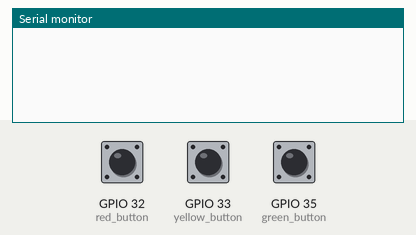
Simulated run of this sketch. Board: ESP32. Shown: the last lines printed to the serial monitor. The inputs (shaded band) are chosen by the test bench; at power-on: GPIO 32 (red_button) LOW, GPIO 33 (yellow_button) LOW, GPIO 35 (green_button) LOW. The modem accepts every AT command (registered, SIM ready, sends succeed) and sends nothing else.

Above: at 6.2 s.
6.3 s: GPIO 32 (red_button) pulled HIGH for 0.15 s
At 7.4 s:
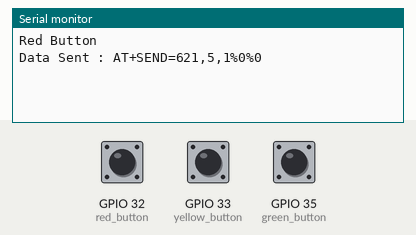
7.9 s: GPIO 33 (yellow_button) pulled HIGH for 0.15 s
At 8.6 s:
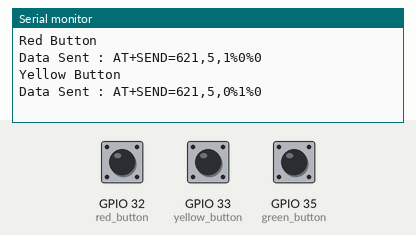
9.5 s: GPIO 35 (green_button) pulled HIGH for 0.15 s
At 11.0 s:
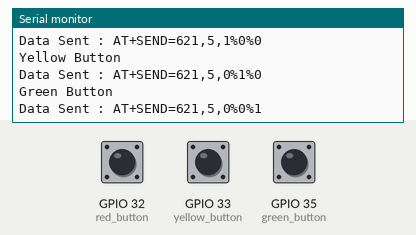

The sketch:

Button_Transmitter.ino
```cpp
#include <SoftwareSerial.h>

// LoRa Module Configurations Transmitter Node
String lora_band = "915000000";     // Enter LoRa band as per your country
String lora_networkid = "7";        // Enter Lora Network ID - Must be same for Tx and Rx Nodes
String lora_TX_address = "126";     // Enter Lora RX address

#define red_button 32
#define yellow_button 33
#define green_button 35

// Software Serial Pins Rx and Tx For Lora Module
const byte rxPin = 26;
const byte txPin = 25;

// Set up a new SoftwareSerial object
SoftwareSerial sendLoRa (rxPin, txPin);   // Software Serial Pins Rx=D7 and Tx=D8

int data_length;
String red_light, yellow_light, green_light;

void setup() {

  Serial.begin(115200);
  sendLoRa.begin(115200);
  delay(1000);

  pinMode(red_button, INPUT);
  pinMode(yellow_button, INPUT);
  pinMode(green_button, INPUT);

  // Configure LoRa module at Startup
  sendLoRa.println("AT");
  delay(1000);
  sendLoRa.println("AT+BAND=" + lora_band);
  delay(1000);
  sendLoRa.println("AT+ADDRESS=" + lora_TX_address);
  delay(1000);
  sendLoRa.println("AT+NETWORKID=" + lora_networkid);
  delay(1000);
}

void loop() {

  int but1 = digitalRead(red_button);
  int but2 = digitalRead(yellow_button);
  int but3 = digitalRead(green_button);

  if (but1 == 1) {
    Serial.println("Red Button");
//                         RED YELLOW GREEN
//                           |   |    |
    red_light = "1%0%0";  // ON%OFF%OFF
    data_length = red_light.length(); // Get the length of data to be transmitted
    send_data(red_light, data_length);
  }

  if (but2 == 1) {
    Serial.println("Yellow Button");

    yellow_light = "0%1%0";
    data_length = yellow_light.length();
    send_data(yellow_light, data_length);
  }

  if (but3 == 1) {
    Serial.println("Green Button");

    green_light = "0%0%1";
    data_length = green_light.length();
    send_data(green_light, data_length);
  }

}

void send_data(String sensorvalue, int valuelength)
{
  String mymessage;
  mymessage = mymessage + "AT+SEND=621" + "," + valuelength + "," + sensorvalue + "\r\n";
  sendLoRa.print(mymessage);
  Serial.print("Data Sent : ");
  Serial.println(mymessage);
  delay(250);
}
```

Measured:
- after the input at 6.3 s, the serial monitor: prints a new line at once (image 1)
- after the input at 7.9 s, the serial monitor: prints a new line at once (image 2)
- after the input at 9.5 s, the serial monitor: prints a new line at once (image 3)
